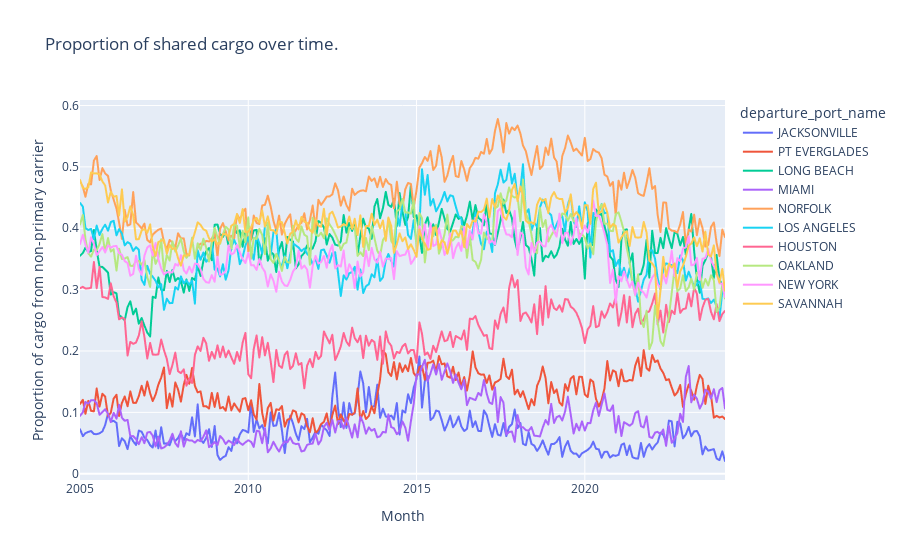

Source (notebook cell):
### Code cell
sharing_over_time_plotly(exports_lf, group_var='departure_port_name')

### Figure 1 — Plotly figure (JSON) as saved in the notebook; plotly's stock layout.template omitted (floating-point values rounded to 4 significant figures; data arrays with more than 128 entries replaced by an {"elided": "..."} marker saying what was removed)
{"data": [{"hovertemplate": "departure_port_name=JACKSONVILLE<br>Month=%{x}<br>Proportion of cargo from non-primary carrier=%{y}<extra></extra>", "legendgroup": "JACKSONVILLE", "line": {"color": "#636efa", "dash": "solid"}, "marker": {"symbol": "circle"}, "mode": "lines", "name": "JACKSONVILLE", "showlegend": true, "type": "scattergl", "x": {"elided": "231 str values"}, "xaxis": "x", "y": {"elided": "231 float values"}, "yaxis": "y"}, {"hovertemplate": "departure_port_name=PT EVERGLADES<br>Month=%{x}<br>Proportion of cargo from non-primary carrier=%{y}<extra></extra>", "legendgroup": "PT EVERGLADES", "line": {"color": "#EF553B", "dash": "solid"}, "marker": {"symbol": "circle"}, "mode": "lines", "name": "PT EVERGLADES", "showlegend": true, "type": "scattergl", "x": {"elided": "231 str values"}, "xaxis": "x", "y": {"elided": "231 float values"}, "yaxis": "y"}, {"hovertemplate": "departure_port_name=LONG BEACH<br>Month=%{x}<br>Proportion of cargo from non-primary carrier=%{y}<extra></extra>", "legendgroup": "LONG BEACH", "line": {"color": "#00cc96", "dash": "solid"}, "marker": {"symbol": "circle"}, "mode": "lines", "name": "LONG BEACH", "showlegend": true, "type": "scattergl", "x": {"elided": "231 str values"}, "xaxis": "x", "y": {"elided": "231 float values"}, "yaxis": "y"}, {"hovertemplate": "departure_port_name=MIAMI<br>Month=%{x}<br>Proportion of cargo from non-primary carrier=%{y}<extra></extra>", "legendgroup": "MIAMI", "line": {"color": "#ab63fa", "dash": "solid"}, "marker": {"symbol": "circle"}, "mode": "lines", "name": "MIAMI", "showlegend": true, "type": "scattergl", "x": {"elided": "231 str values"}, "xaxis": "x", "y": {"elided": "231 float values"}, "yaxis": "y"}, {"hovertemplate": "departure_port_name=NORFOLK<br>Month=%{x}<br>Proportion of cargo from non-primary carrier=%{y}<extra></extra>", "legendgroup": "NORFOLK", "line": {"color": "#FFA15A", "dash": "solid"}, "marker": {"symbol": "circle"}, "mode": "lines", "name": "NORFOLK", "showlegend": true, "type": "scattergl", "x": {"elided": "231 str values"}, "xaxis": "x", "y": {"elided": "231 float values"}, "yaxis": "y"}, {"hovertemplate": "departure_port_name=LOS ANGELES<br>Month=%{x}<br>Proportion of cargo from non-primary carrier=%{y}<extra></extra>", "legendgroup": "LOS ANGELES", "line": {"color": "#19d3f3", "dash": "solid"}, "marker": {"symbol": "circle"}, "mode": "lines", "name": "LOS ANGELES", "showlegend": true, "type": "scattergl", "x": {"elided": "231 str values"}, "xaxis": "x", "y": {"elided": "231 float values"}, "yaxis": "y"}, {"hovertemplate": "departure_port_name=HOUSTON<br>Month=%{x}<br>Proportion of cargo from non-primary carrier=%{y}<extra></extra>", "legendgroup": "HOUSTON", "line": {"color": "#FF6692", "dash": "solid"}, "marker": {"symbol": "circle"}, "mode": "lines", "name": "HOUSTON", "showlegend": true, "type": "scattergl", "x": {"elided": "231 str values"}, "xaxis": "x", "y": {"elided": "231 float values"}, "yaxis": "y"}, {"hovertemplate": "departure_port_name=OAKLAND<br>Month=%{x}<br>Proportion of cargo from non-primary carrier=%{y}<extra></extra>", "legendgroup": "OAKLAND", "line": {"color": "#B6E880", "dash": "solid"}, "marker": {"symbol": "circle"}, "mode": "lines", "name": "OAKLAND", "showlegend": true, "type": "scattergl", "x": {"elided": "231 str values"}, "xaxis": "x", "y": {"elided": "231 float values"}, "yaxis": "y"}, {"hovertemplate": "departure_port_name=NEW YORK<br>Month=%{x}<br>Proportion of cargo from non-primary carrier=%{y}<extra></extra>", "legendgroup": "NEW YORK", "line": {"color": "#FF97FF", "dash": "solid"}, "marker": {"symbol": "circle"}, "mode": "lines", "name": "NEW YORK", "showlegend": true, "type": "scattergl", "x": {"elided": "231 str values"}, "xaxis": "x", "y": {"elided": "231 float values"}, "yaxis": "y"}, {"hovertemplate": "departure_port_name=SAVANNAH<br>Month=%{x}<br>Proportion of cargo from non-primary carrier=%{y}<extra></extra>", "legendgroup": "SAVANNAH", "line": {"color": "#FECB52", "dash": "solid"}, "marker": {"symbol": "circle"}, "mode": "lines", "name": "SAVANNAH", "showlegend": true, "type": "scattergl", "x": {"elided": "231 str values"}, "xaxis": "x", "y": {"elided": "231 float values"}, "yaxis": "y"}], "layout": {"legend": {"title": {"text": "departure_port_name"}, "tracegroupgap": 0}, "title": {"text": "Proportion of shared cargo over time."}, "xaxis": {"anchor": "y", "domain": [0, 1], "title": {"text": "Month"}}, "yaxis": {"anchor": "x", "domain": [0, 1], "title": {"text": "Proportion of cargo from non-primary carrier"}}}}
